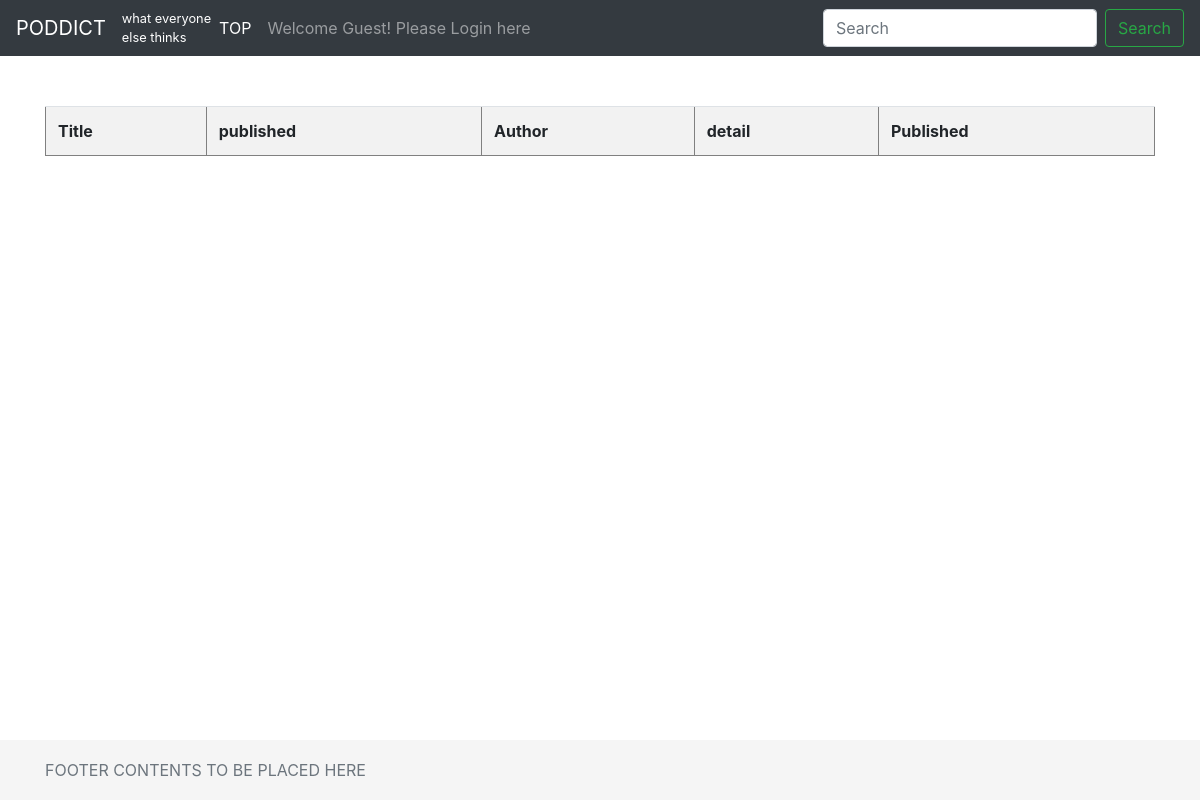
Before: /index/ with the older database file.
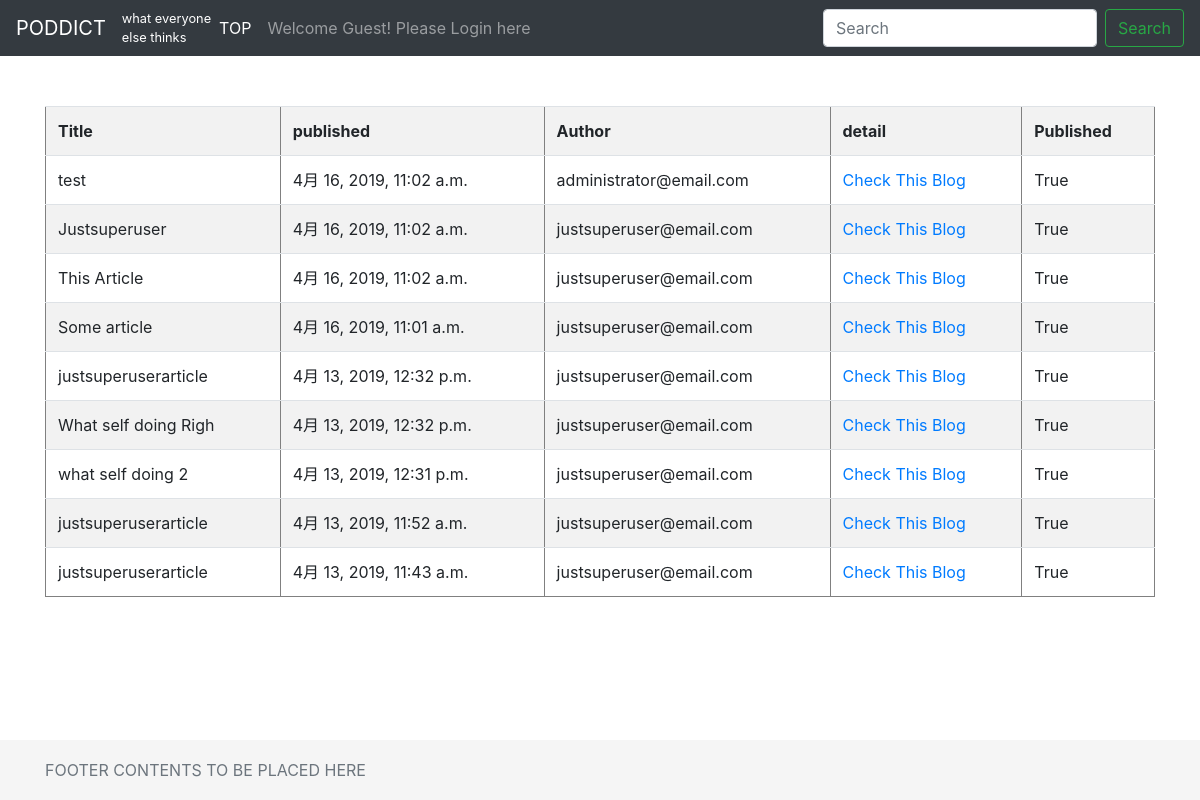
After: the same page with the newer database file.
### pdblog/models.py (models this page shows, shortened)
class Article(models.Model):
    class Meta:
        verbose_name = 'Article'
        verbose_name_plural = 'Articles'
        ordering = ['-pub_date']
        app_label = 'pdblog'
    title = models.CharField(max_length=20)
    text = models.TextField(default="")
    pub_date = models.DateTimeField('date published', auto_now=True)
    user = models.ForeignKey(User, on_delete=models.CASCADE)
    is_published = models.BooleanField(default=False)
    objects = ArticleManager()

### register/models.py (models this page shows, shortened)
    class User(AbstractBaseUser, PermissionsMixin):
        email = models.EmailField(_('email address'),unique=True)
        first_name = models.CharField(_('first name'),max_length=30,blank=True)
        last_name = models.CharField(_('last name'),max_length=150,blank=True)
        is_staff = models.BooleanField(
            _('staff status'),
            default=False,
            help_text=_(
                'Designates whether the user can log into this admin site.'),
        )
        is_active = models.BooleanField(
            _('active'),
            default=True,
            help_text=_(
                'Designates wheter this user should be treated as active.'
                'Unselect this instead of deleting accounts.'
            ),
        )
        date_joined = models.DateTimeField(_('date joined'),default=timezone.now)
        objects = UserManager()
        EMAIL_FIELD = 'email'
        USERNAME_FIELD = 'email'
        REQUIRED_FIELDS = []
        class Meta:
            verbose_name = _('user')
            verbose_name_plural = _('users')

### pdblog/views.py (the view)
# urls.py: path('', views.article_list, name='article_list'),
def article_list(request, template_name='pdblog/list.html'):
    article = Article.objects.all()
    data = { 'objects_list' : article }
    return render(request, template_name, data)

### pdblog/models.py (called while the page is built)
    def get_queryset(self):
        return super().get_queryset().filter(is_published=True)

### templates/pdblog/list.html (shortened to what this page needs)
{% extends "pdblog/base.html" %}
{% block contents %}
  <table border="1" class="table table-striped">
    <tr>
      <th>Title</th>
      <th>published</th>
      <th>Author</th>
      <th>detail</th>
      <th>Published</th>
    </tr>
    {% for article in objects_list %}
    <tr>
      <td>{{ article.title }}</td>
      <td>{{ article.pub_date }}</td>
      <td>{{ article.user}}</td>
      <td><a href="{% url 'pdblog:article_view' article.pk %}">Check This Blog</a>
      <td>{{ article.is_published }}
    </tr>
    {% endfor %}
  </table>
{% endblock contents %}

Changed rows visible on the page:
now on this page (row edited): Article: title "test", pub_date "4月 16, 2019, 11:02 a.m.", user "administrator@email.com", is_published "True"
now on this page (row edited): Article: title "Justsuperuser", pub_date "4月 16, 2019, 11:02 a.m.", user "justsuperuser@email.com", is_published "True"
now on this page (row edited): Article: title "This Article", pub_date "4月 16, 2019, 11:02 a.m.", user "justsuperuser@email.com", is_published "True"
now on this page (row edited): Article: title "Some article", pub_date "4月 16, 2019, 11:01 a.m.", user "justsuperuser@email.com", is_published "True"
now on this page (row edited): Article: title "justsuperuserarticle", pub_date "4月 13, 2019, 12:32 p.m.", user "justsuperuser@email.com", is_published "True"
now on this page (row edited): Article: title "What self doing Righ", pub_date "4月 13, 2019, 12:32 p.m.", user "justsuperuser@email.com", is_published "True"
now on this page (row edited): Article: title "what self doing 2", pub_date "4月 13, 2019, 12:31 p.m.", user "justsuperuser@email.com", is_published "True"
now on this page (row edited): Article: title "justsuperuserarticle", pub_date "4月 13, 2019, 11:52 a.m.", user "justsuperuser@email.com", is_published "True"
now on this page (row edited): Article: title "justsuperuserarticle", pub_date "4月 13, 2019, 11:43 a.m.", user "justsuperuser@email.com", is_published "True"
